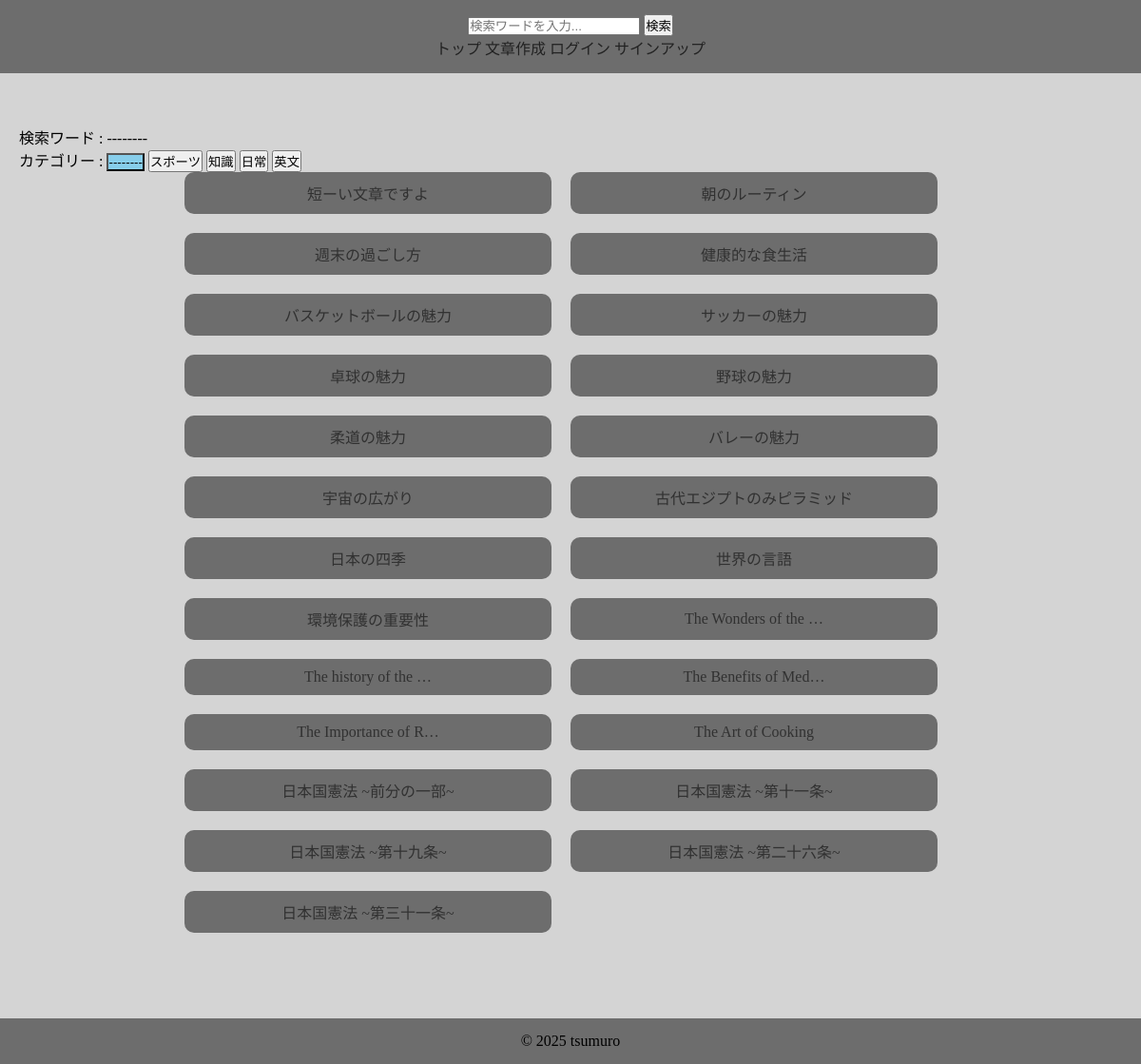
The app's page /content/typing_list/ with its own data.
### contentapp/models.py (models this page shows, shortened)
class Category(models.Model):
    name = models.CharField(max_length=30, unique=True)

class Content(models.Model):
    user = models.ForeignKey(
        settings.AUTH_USER_MODEL,
        on_delete=models.SET_NULL,
        null=True,
        blank=True
    )
    title = models.CharField(max_length=50, unique=True)
    sentence = models.TextField()
    category = models.ForeignKey(
        Category,
        on_delete=models.SET_NULL,
        null=True,
        blank=True,
    )
    is_public = models.BooleanField(default=True)
    play_count = models.IntegerField(default=0)
    created_at = models.DateTimeField(auto_now_add=True)

### contentapp/views.py (the view)
# urls.py: path('typing_list/', views.TypingListView.as_view(), name="typing_list"),
class TypingListView(generic.ListView):
    template_name = "typing_list.html"
    context_object_name = "typing_list"
    def get_queryset(self):
        queryset = Content.objects.filter(is_public=True)
        search = self.request.GET.get('search')
        if search:
            queryset = queryset.filter(title__icontains=search)
        category = self.request.GET.get('category')
        if category:
            queryset = queryset.filter(category=category)
        return queryset
    def get_context_data(self, **kwargs):
        context = super().get_context_data(**kwargs)
        context['categories'] = Category.objects.all()
        return context

### contentapp/templates/typing_list.html (shortened to what this page needs)
{% extends "base.html" %}
{% block contents %}
<div id="search_info">
    {% if request.GET.search %}
        <form method="get">
            <p>検索ワード : {{ request.GET.search }}
                <input type="hidden" name="category" value="{{ request.GET.category }}">
                <button name="search" value="">クリア</button>
            </p>
        </form>
    {% else %}
        <p>検索ワード : --------</p>
    {% endif %}
</div>
<form method="get" id="category_form">
    <label for="category">カテゴリー : </label>
    {% if request.GET.category %}
        <button type="submit" name="category" value="" selected>--------</button>
    {% else %}
        <button type="submit" name="category" value="" style="background-color: skyblue" selected>--------</button>
    {% endif %}
    {% for category in categories %}
        {% if request.GET.category|add:"0" == category.pk %}
            <button type="submit" name="category" value="{{ category.pk }}" style="background-color: skyblue;">{{ category.name }}</button>
        {% else %}
            <button type="submit" name="category" value="{{ category.pk }}">{{ category.name }}</button>
        {% endif %}
    {% endfor %}
</form>
<ul class="list">
    {% for typing in typing_list %}
        <li><a href="{% url 'typingapp:typing' typing.pk %}">{{ typing.title|truncatechars:20 }}</a></li>
    {% endfor %}
</ul>
{% endblock %}

### typingproject/static/css/style.css (style rules this page uses)
* { margin: 0; padding: 0; }
html, body { height: 100%; margin: 0; padding: 0; background-color: #d4d4d4; }
.list { display: flex; flex-wrap: wrap; list-style: none; padding: 0; margin: 0 auto; width: 70%; gap: 20px; }
.list li { flex: 0 0 calc(50% - 20px); text-align: center; background-color: #6d6d6d; padding: 10px; box-sizing: border-box; border-radius: 10px; transition: color 0.3s ease, opacity 0.3s ease; }
.list li a { display: flex; align-items: center; justify-content: center; width: 100%; height: 100%; text-decoration: none; color: #313131; box-sizing: border-box; border-radius: 10px; margin: auto; }

### records on screen
Category: {{ category.pk }} 2 (drawn), name "スポーツ"
Category: {{ category.pk }} 3 (drawn), name "知識"
Category: {{ category.pk }} 4 (drawn), name "日常"
Category: {{ category.pk }} 6 (drawn), name "英文"
Content: title "短ーい文章ですよ"
Content: title "朝のルーティン"
Content: title "週末の過ごし方"
Content: title "健康的な食生活"
Content: title "バスケットボールの魅力"
Content: title "サッカーの魅力"
Content: title "卓球の魅力"
Content: title "野球の魅力"
Content: title "柔道の魅力"
Content: title "バレーの魅力"
Content: title "宇宙の広がり"
Content: title "古代エジプトのみピラミッド"
Content: title "日本の四季"
Content: title "世界の言語"
Content: title "環境保護の重要性"
Content: title "The Wonders of the …"
Content: title "The history of the …"
Content: title "The Benefits of Med…"
Content: title "The Importance of R…"
Content: title "The Art of Cooking"
Content: title "日本国憲法 ~前分の一部~"
Content: title "日本国憲法 ~第十一条~"
Content: title "日本国憲法 ~第十九条~"
Content: title "日本国憲法 ~第二十六条~"
Content: title "日本国憲法 ~第三十一条~"
